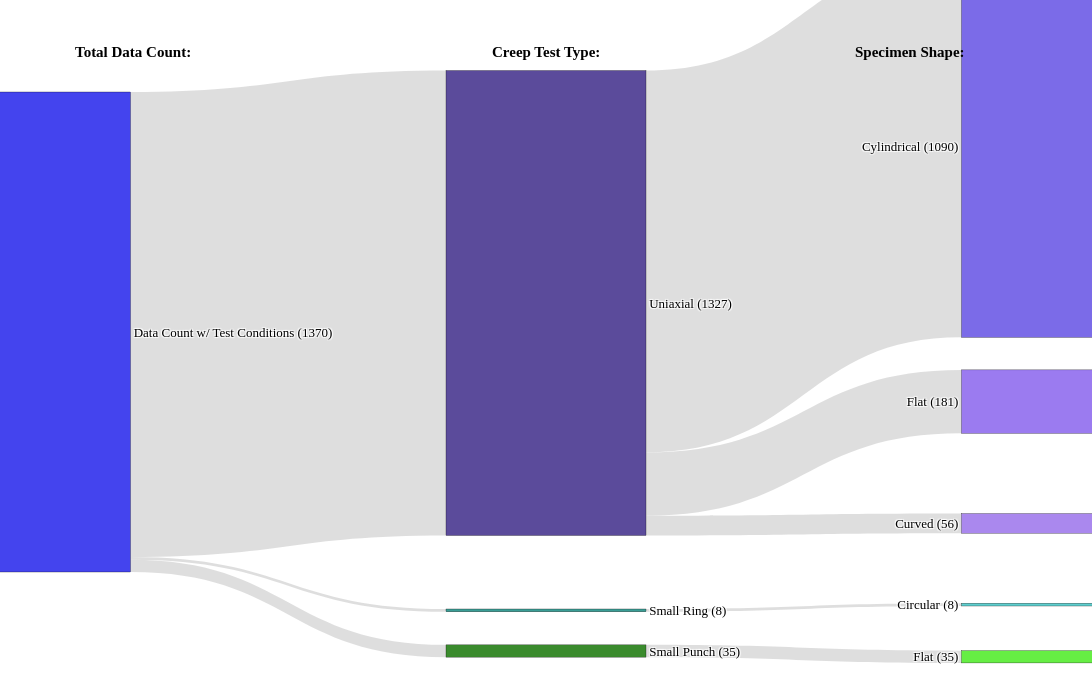

Source (notebook cell):
### Markdown cell above
## 2.2 Test Type and Specimen Geometry Distribution <a name='2.2-test-type-and-specimen-geometry-distribution'></a>

### Code cell
# Sankey diagram representing the test type and specimen geometry distribution (Figure 4)
df_with = df.dropna(subset=['Creep Test Type'])
with_conditions = len(df_with)

type_counts4 = df_with['Creep Test Type'].value_counts().to_dict()
cross4 = pd.crosstab(df_with['Creep Test Type'], df_with['Specimen Shape'])

uniaxial   = type_counts4.get('Uniaxial', 0)
smallpunch = type_counts4.get('Small Punch', 0)
smallring  = type_counts4.get('Small Ring Test', 0)
cyl        = cross4.loc['Uniaxial', 'Cylindrical']
flat_uni   = cross4.loc['Uniaxial', 'Flat']
curved     = cross4.loc['Uniaxial', 'Curved']
circular   = cross4.loc['Small Ring Test', 'Circular']
flat_sp    = cross4.loc['Small Punch', 'Flat']

labels4 = [
    f'Data Count w/ Test Conditions ({with_conditions})',
    f'Uniaxial ({uniaxial})',
    f'Small Ring ({smallring})',
    f'Small Punch ({smallpunch})',
    f'Cylindrical ({cyl})',
    f'Flat ({flat_uni})',
    f'Curved ({curved})',
    f'Circular ({circular})',
    f'Flat ({flat_sp})',
]
node_x4 = [0.01, 0.50, 0.50, 0.50, 0.99, 0.99, 0.99, 0.99, 0.99]
node_y4 = [0.40, 0.35, 0.88, 0.95, 0.08, 0.52, 0.73, 0.87, 0.96]
src4 = [0, 0, 0, 1, 1, 1, 2, 3]
tgt4 = [1, 2, 3, 4, 5, 6, 7, 8]
val4 = [uniaxial, smallring, smallpunch, cyl, flat_uni, curved, circular, flat_sp]
node_colors4 = [
    '#4444EE', '#5B4B9B', '#3B9E96', '#3A8B2D',
    '#7B6BE8', '#9B7BF0', '#AA88EE', '#5ECECE', '#66EE44',
]
link_colors4 = ['rgba(200,200,200,0.6)'] * 8

fig4 = go.Figure(go.Sankey(
    arrangement='freeform',
    node=dict(
        pad=25, thickness=200,
        line=dict(color='black', width=0.3),
        label=labels4, color=node_colors4,
        x=node_x4, y=node_y4,
    ),
    link=dict(source=src4, target=tgt4, value=val4, color=link_colors4),
))
fig4.update_layout(
    title_text='', width=1400, height=700,
    font=dict(family='Arial Black', size=13, color='black'),
    margin=dict(l=20, r=20, t=100, b=20),
)
for text, xpos in [
    ('Total Data Count:', 0.05),
    ('Creep Test Type:',  0.50),
    ('Specimen Shape:',   0.90),
]:
    fig4.add_annotation(
        x=xpos, y=1.10, xref='paper', yref='paper',
        text=f'<b>{text}</b>', showarrow=False,
        font=dict(size=15, color='black', family='Arial Black'),
        align='center',
    )
fig4.show()

### Figure 1 — Plotly figure (JSON) as saved in the notebook; plotly's stock layout.template omitted (floating-point values rounded to 4 significant figures)
{"data": [{"arrangement": "freeform", "link": {"color": ["rgba(200,200,200,0.6)", "rgba(200,200,200,0.6)", "rgba(200,200,200,0.6)", "rgba(200,200,200,0.6)", "rgba(200,200,200,0.6)", "rgba(200,200,200,0.6)", "rgba(200,200,200,0.6)", "rgba(200,200,200,0.6)"], "source": [0, 0, 0, 1, 1, 1, 2, 3], "target": [1, 2, 3, 4, 5, 6, 7, 8], "value": [1327, 8, 35, 1090, 181, 56, 8, 35]}, "node": {"color": ["#4444EE", "#5B4B9B", "#3B9E96", "#3A8B2D", "#7B6BE8", "#9B7BF0", "#AA88EE", "#5ECECE", "#66EE44"], "label": ["Data Count w/ Test Conditions (1370)", "Uniaxial (1327)", "Small Ring (8)", "Small Punch (35)", "Cylindrical (1090)", "Flat (181)", "Curved (56)", "Circular (8)", "Flat (35)"], "line": {"color": "black", "width": 0.3}, "pad": 25, "thickness": 200, "x": [0.01, 0.5, 0.5, 0.5, 0.99, 0.99, 0.99, 0.99, 0.99], "y": [0.4, 0.35, 0.88, 0.95, 0.08, 0.52, 0.73, 0.87, 0.96]}, "type": "sankey"}], "layout": {"annotations": [{"align": "center", "font": {"color": "black", "family": "Arial Black", "size": 15}, "showarrow": false, "text": "<b>Total Data Count:</b>", "x": 0.05, "xref": "paper", "y": 1.1, "yref": "paper"}, {"align": "center", "font": {"color": "black", "family": "Arial Black", "size": 15}, "showarrow": false, "text": "<b>Creep Test Type:</b>", "x": 0.5, "xref": "paper", "y": 1.1, "yref": "paper"}, {"align": "center", "font": {"color": "black", "family": "Arial Black", "size": 15}, "showarrow": false, "text": "<b>Specimen Shape:</b>", "x": 0.9, "xref": "paper", "y": 1.1, "yref": "paper"}], "font": {"color": "black", "family": "Arial Black", "size": 13}, "height": 700, "margin": {"b": 20, "l": 20, "r": 20, "t": 100}, "title": {"text": ""}, "width": 1400}}
